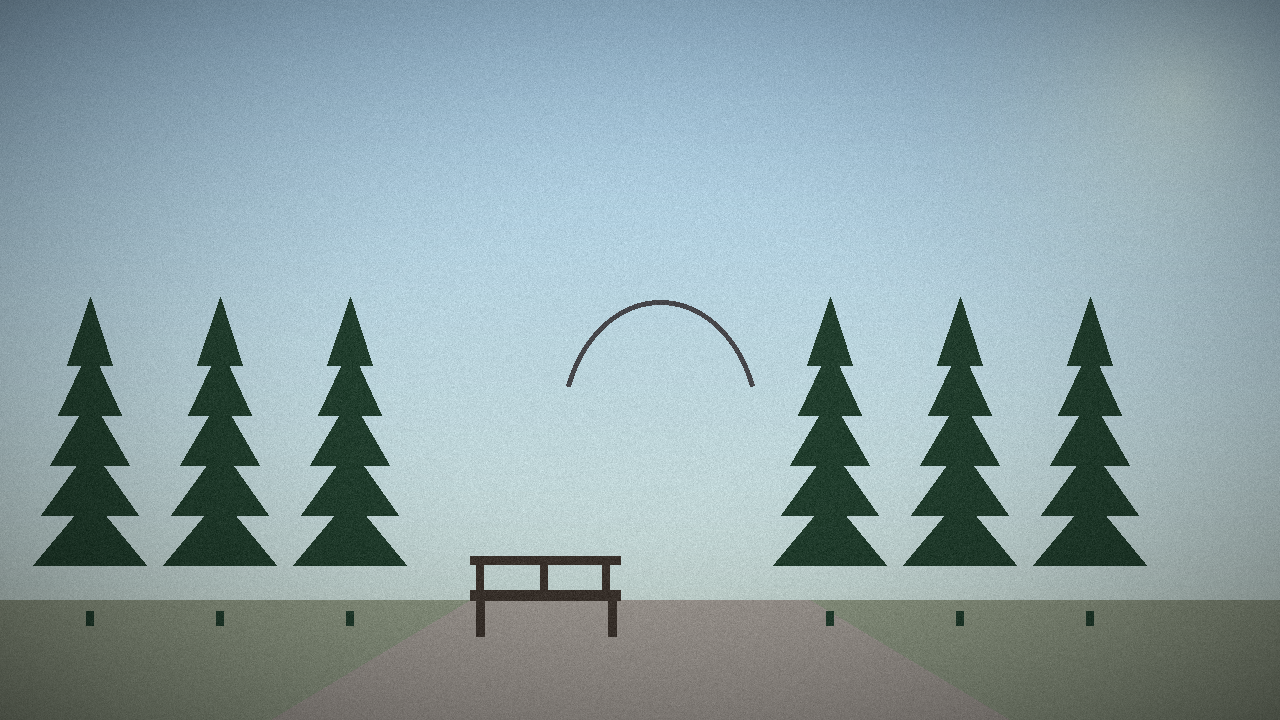
#> input picture assets/bg_alley.png, 1280 x 720 px, given in place of bg_space.png, which was not available
$ python contact.py
#> lines starting #> are read from the running program, lines starting #| are printed output that depends on the picture
from PIL import Image, ImageDraw, ImageFont
import art, os

keys = ["space", "city", "office", "alley", "pool", "yard", "winter", "dacha", "luna"]
th_w, th_h = 426, 240
sheet = Image.new("RGB", (th_w * 3, (th_h + 22) * 3), (18, 18, 20))
d = ImageDraw.Draw(sheet)
f = ImageFont.truetype("/usr/share/fonts/truetype/dejavu/DejaVuSans-Bold.ttf", 16)
for i, k in enumerate(keys):
    im = Image.open(os.path.join("assets", f"bg_{k}.png")).resize((th_w, th_h))
    x = (i % 3) * th_w
    y = (i // 3) * (th_h + 22)
    sheet.paste(im, (x, y + 22))
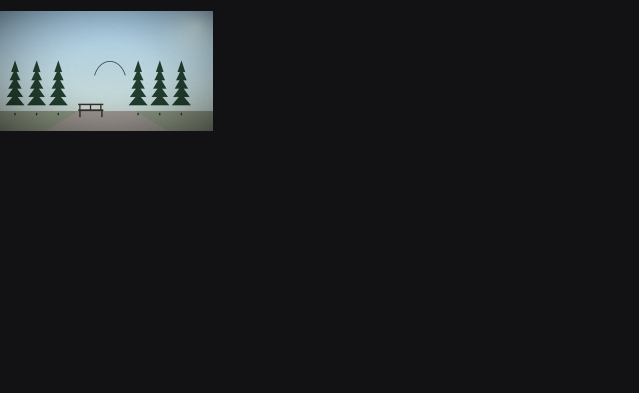
#> sheet: PIL image 1278x786 RGB (shown at 1/2 size); mean R, G, B 30.5, 32.6, 34.9
    d.text((x + 8, y + 3), k, font=f, fill=(240, 240, 240))
#> pass 2 of the loop `for i, k in enumerate(keys):`:
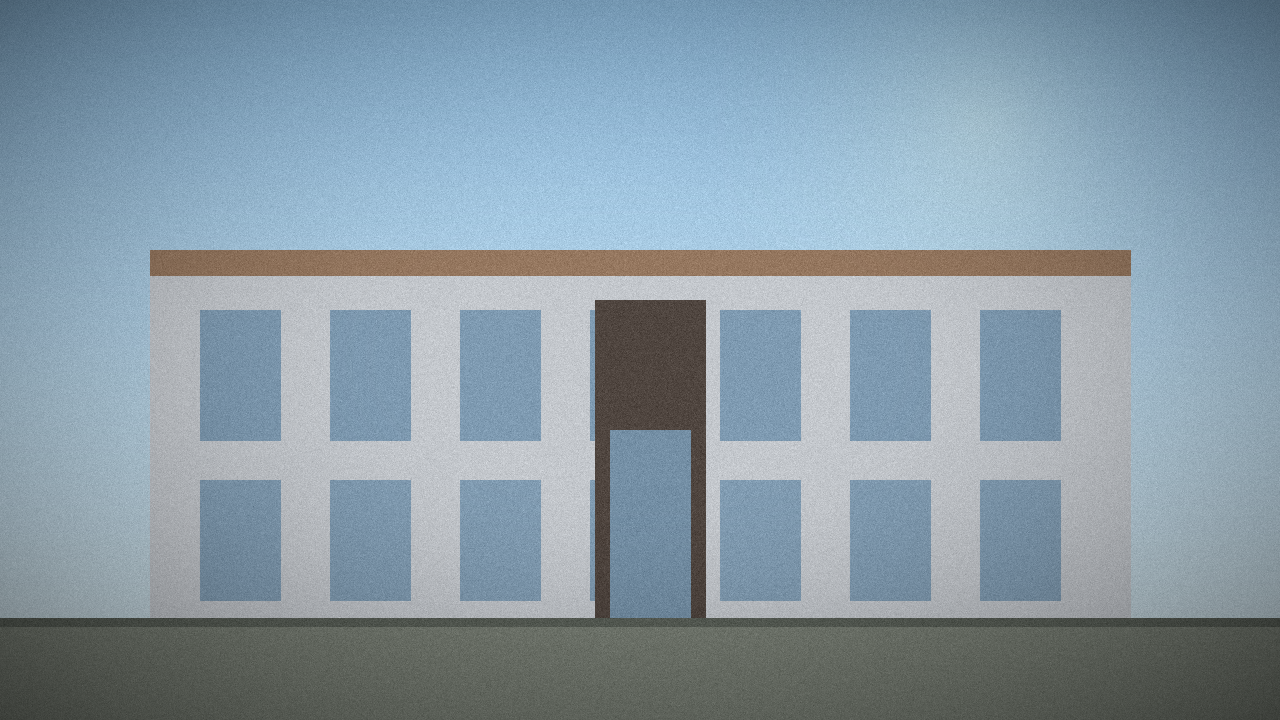
#> input picture assets/bg_city.png, 1280 x 720 px
#> `sheet.paste(im, (x, y + 22))`:
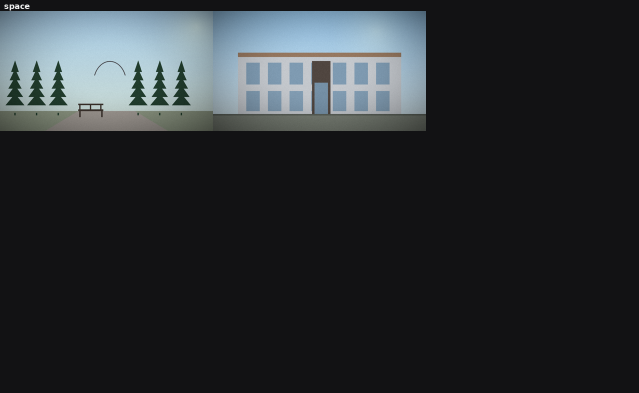
#> sheet: PIL image 1278x786 RGB (shown at 1/2 size); mean R, G, B 42.6, 46.5, 49.7
#> (the run stopped early here; a loop or call above may not have finished)
